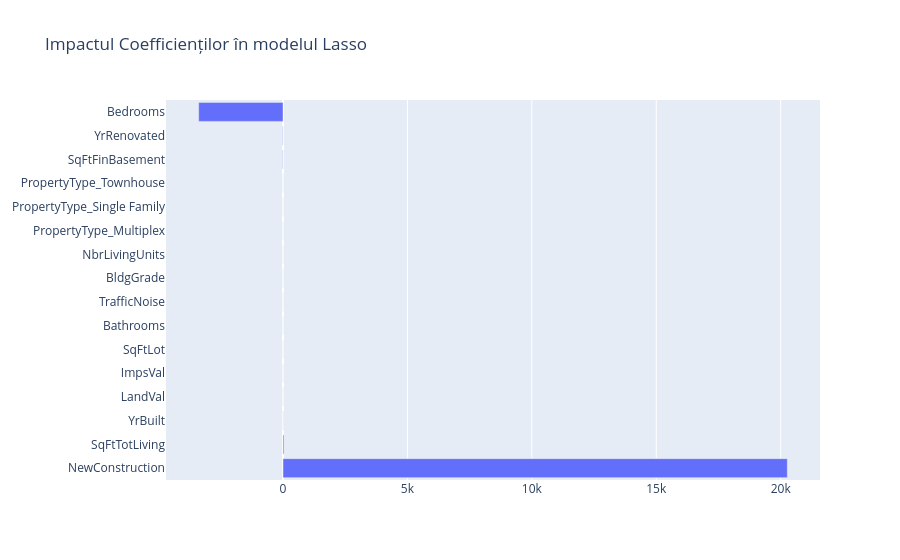

Notebook cell for this chart:
### Code cell
fig = go.Figure(go.Bar(
            x=df_coef.sort_values(by = 'Importanta', ascending = False).Importanta,
            y=df_coef.sort_values(by = 'Importanta', ascending = False).Predictor,
            orientation='h'))

fig.update_layout( title = "Impactul Coefficienților în modelul Lasso")
fig.show()

### Figure 1 — Plotly figure (JSON) as saved in the notebook; plotly's stock layout.template omitted (floating-point values rounded to 4 significant figures)
{"data": [{"orientation": "h", "type": "bar", "x": [20270.0, 37.69, 4.185, 0.9412, 0.731, 0.3288, 0.0, -0.0, 0.0, 0.0, 0.0, -0.0, 0.0, -12.4, -12.55, -3388.0], "y": ["NewConstruction", "SqFtTotLiving", "YrBuilt", "LandVal", "ImpsVal", "SqFtLot", "Bathrooms", "TrafficNoise", "BldgGrade", "NbrLivingUnits", "PropertyType_Multiplex", "PropertyType_Single Family", "PropertyType_Townhouse", "SqFtFinBasement", "YrRenovated", "Bedrooms"]}], "layout": {"title": {"text": "Impactul Coefficienților în modelul Lasso"}}}
